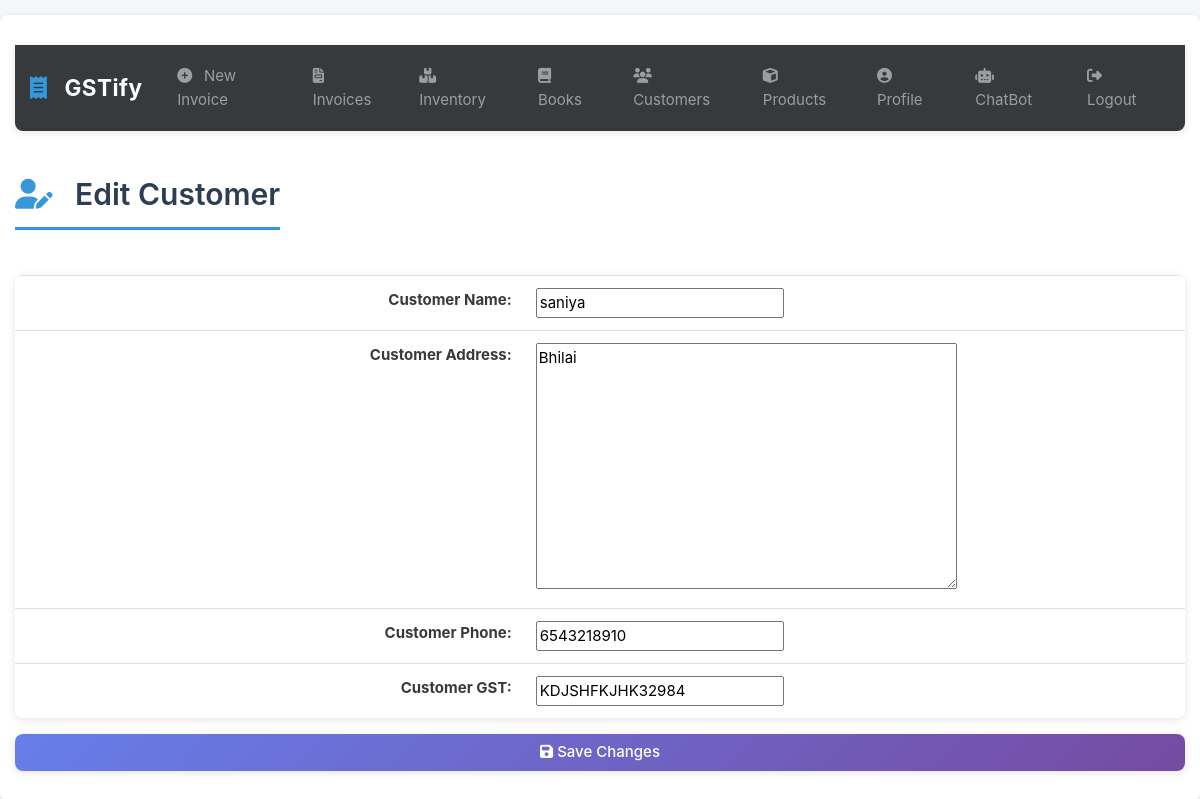
/customers/edit/3 (signed in), run on the app's committed database.
### gstbillingapp/models.py (models this page shows, shortened)
class Customer(models.Model):
    user = models.ForeignKey(User, null=True, blank=True, on_delete=models.SET_NULL)
    customer_name = models.CharField(max_length=200)
    customer_address = models.TextField(max_length=600, blank=True, null=True)
    customer_phone = models.CharField(max_length=14, blank=True, null=True)
    customer_gst = models.CharField(max_length=15, blank=True, null=True)

### gstbillingapp/views.py (the view)
# urls.py: path('customers/edit/<int:customer_id>', views.customer_edit, name='customer_edit'),
@login_required
def customer_edit(request, customer_id):
    customer_obj = get_object_or_404(Customer, user=request.user, id=customer_id)
    if request.method == "POST":
        customer_form = CustomerForm(request.POST, instance=customer_obj)
        if customer_form.is_valid():
            new_customer = customer_form.save()
            return redirect('customers')
    context = {}
    context['customer_form'] = CustomerForm(instance=customer_obj)
    return render(request, 'gstbillingapp/customer_edit.html', context)

### gstbillingapp/forms.py
class CustomerForm(ModelForm):
     class Meta:
         model = Customer
         fields = ['customer_name', 'customer_address', 'customer_phone', 'customer_gst']

### gstbillingapp/templates/gstbillingapp/customer_edit.html (shortened to what this page needs)
{% extends "gstbillingapp/base.html" %}
{% load static %}
{% block content %}
<h2><i class="fas fa-user-edit"></i> Edit Customer</h2>
<form method="POST">
	<table class="table">
		<tbody class="two-col-form">
			<tr>
				<th scope="row" class="text-right">Customer Name:</th>
				<td class="form-input-td">{{customer_form.customer_name}}</td>
			</tr>
			<tr>
				<th scope="row" class="text-right">Customer Address:</th>
				<td class="form-input-td">{{customer_form.customer_address}}</td>
			</tr>
			<tr>
				<th scope="row" class="text-right">Customer Phone:</th>
				<td class="form-input-td">{{customer_form.customer_phone}}</td>
			</tr>
			<tr>
				<th scope="row" class="text-right">Customer GST:</th>
				<td class="form-input-td" pattern="([A-Za-z0-9]{15})|(^$)">{{customer_form.customer_gst}}</td>
			</tr>
		</tbody>
	</table>
	<button type="submit" class="btn btn-primary btn-block"><i class="fas fa-save"></i> Save Changes</button>
</form>
{% endblock %}

### gstbillingapp/static/gstbillingapp/main.css (style rules this page uses)
:root { --primary-color: #2c3e50; --secondary-color: #3498db; --success-color: #27ae60; --danger-color: #e74c3c; --warning-color: #f39c12; --info-color: #17a2b8; --light-bg: #f8f9fa; --border-radius: 8px; --transition: all 0.3s ease; --shadow: 0 2px 8px rgba(0, 0, 0, 0.1); --shadow-hover: 0 4px 12px rgba(0, 0, 0, 0.15); }
body { font-family: -apple-system, BlinkMacSystemFont, 'Segoe UI', Roboto, 'Helvetica Neue', Arial, sans-serif; background-color: #f5f7fa; color: #333; line-height: 1.6; }
html { scroll-behavior: smooth; }
.table { border-radius: var(--border-radius); overflow: hidden; box-shadow: var(--shadow); }
.two-col-form td, .two-col-form th { width: 25%; }
.btn { border-radius: var(--border-radius); padding: 0.5em 1.2em; font-weight: 500; transition: var(--transition); border: none; box-shadow: var(--shadow); }
.btn-primary { background: linear-gradient(135deg, #667eea 0%, #764ba2 100%); }
h2 { color: var(--primary-color); font-weight: 600; margin-bottom: 1.5em; margin-top: 0.5em; padding-bottom: 0.5em; border-bottom: 3px solid var(--secondary-color); display: inline-block; }
h2 i { color: var(--secondary-color); margin-right: 0.5em; }

### data on the page
Customer: customer_name "saniya", customer_address "Bhilai", customer_phone "6543218910", customer_gst "KDJSHFKJHK32984"
